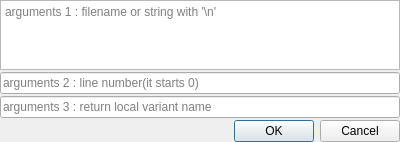
<?xml version="1.0" encoding="UTF-8"?>
<ui version="4.0">
 <class>TakeLineDialog</class>
 <widget class="QDialog" name="TakeLineDialog">
  <property name="geometry">
   <rect>
    <x>0</x>
    <y>0</y>
    <width>400</width>
    <height>122</height>
   </rect>
  </property>
  <property name="windowTitle">
   <string>Dialog</string>
  </property>
  <layout class="QVBoxLayout" name="verticalLayout">
   <property name="spacing">
    <number>2</number>
   </property>
   <property name="leftMargin">
    <number>0</number>
   </property>
   <property name="topMargin">
    <number>0</number>
   </property>
   <property name="rightMargin">
    <number>0</number>
   </property>
   <property name="bottomMargin">
    <number>0</number>
   </property>
   <item>
    <widget class="QPlainTextEdit" name="plainTextEdit">
     <property name="placeholderText">
      <string>arguments 1 : filename or string with '\n'</string>
     </property>
    </widget>
   </item>
   <item>
    <widget class="QLineEdit" name="removelineEdit">
     <property name="placeholderText">
      <string>arguments 2 : line number(it starts 0)</string>
     </property>
    </widget>
   </item>
   <item>
    <widget class="QLineEdit" name="returnLineEdit">
     <property name="placeholderText">
      <string>arguments 3 : return local variant name</string>
     </property>
    </widget>
   </item>
   <item>
    <widget class="QDialogButtonBox" name="buttonBox">
     <property name="orientation">
      <enum>Qt::Horizontal</enum>
     </property>
     <property name="standardButtons">
      <set>QDialogButtonBox::Cancel|QDialogButtonBox::Ok</set>
     </property>
    </widget>
   </item>
  </layout>
 </widget>
 <tabstops>
  <tabstop>plainTextEdit</tabstop>
  <tabstop>removelineEdit</tabstop>
  <tabstop>returnLineEdit</tabstop>
 </tabstops>
 <resources/>
 <connections>
  <connection>
   <sender>buttonBox</sender>
   <signal>accepted()</signal>
   <receiver>TakeLineDialog</receiver>
   <slot>accept()</slot>
   <hints>
    <hint type="sourcelabel">
     <x>248</x>
     <y>254</y>
    </hint>
    <hint type="destinationlabel">
     <x>157</x>
     <y>274</y>
    </hint>
   </hints>
  </connection>
  <connection>
   <sender>buttonBox</sender>
   <signal>rejected()</signal>
   <receiver>TakeLineDialog</receiver>
   <slot>reject()</slot>
   <hints>
    <hint type="sourcelabel">
     <x>316</x>
     <y>260</y>
    </hint>
    <hint type="destinationlabel">
     <x>286</x>
     <y>274</y>
    </hint>
   </hints>
  </connection>
 </connections>
</ui>
